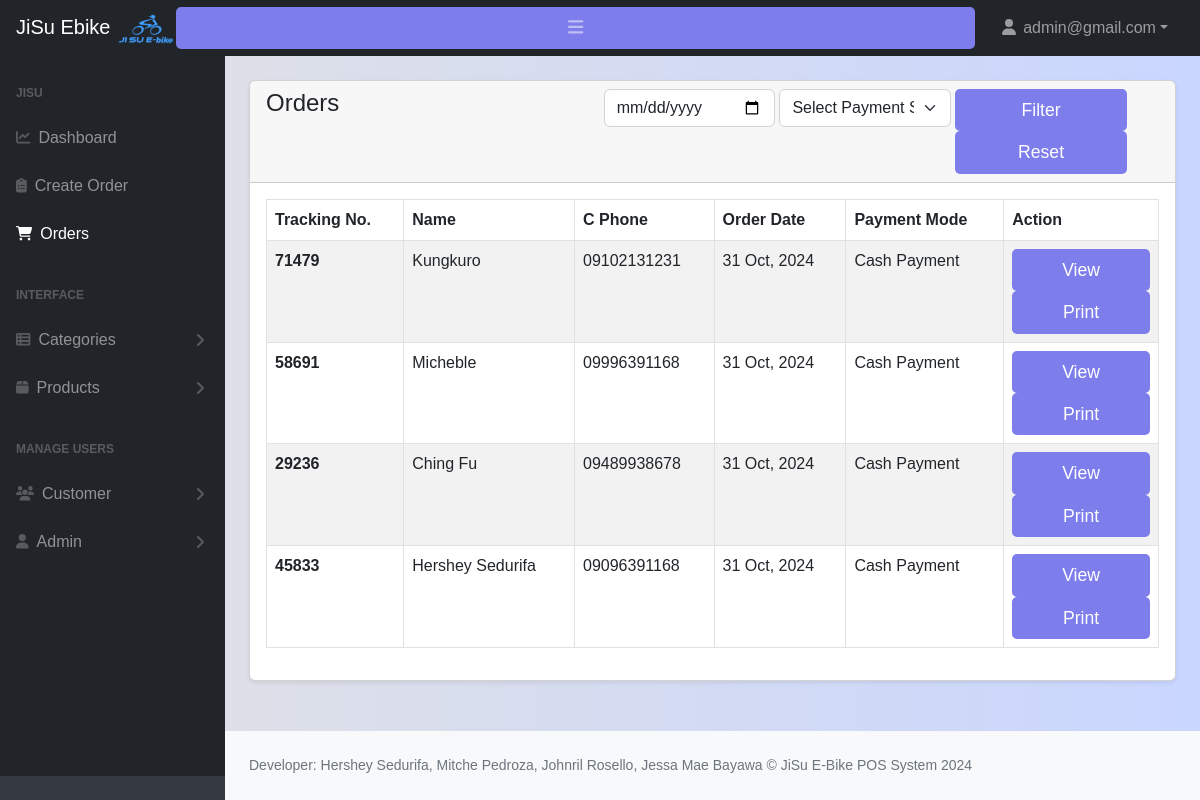
The page /admin/orders.php (signed in) on the database as committed earlier.
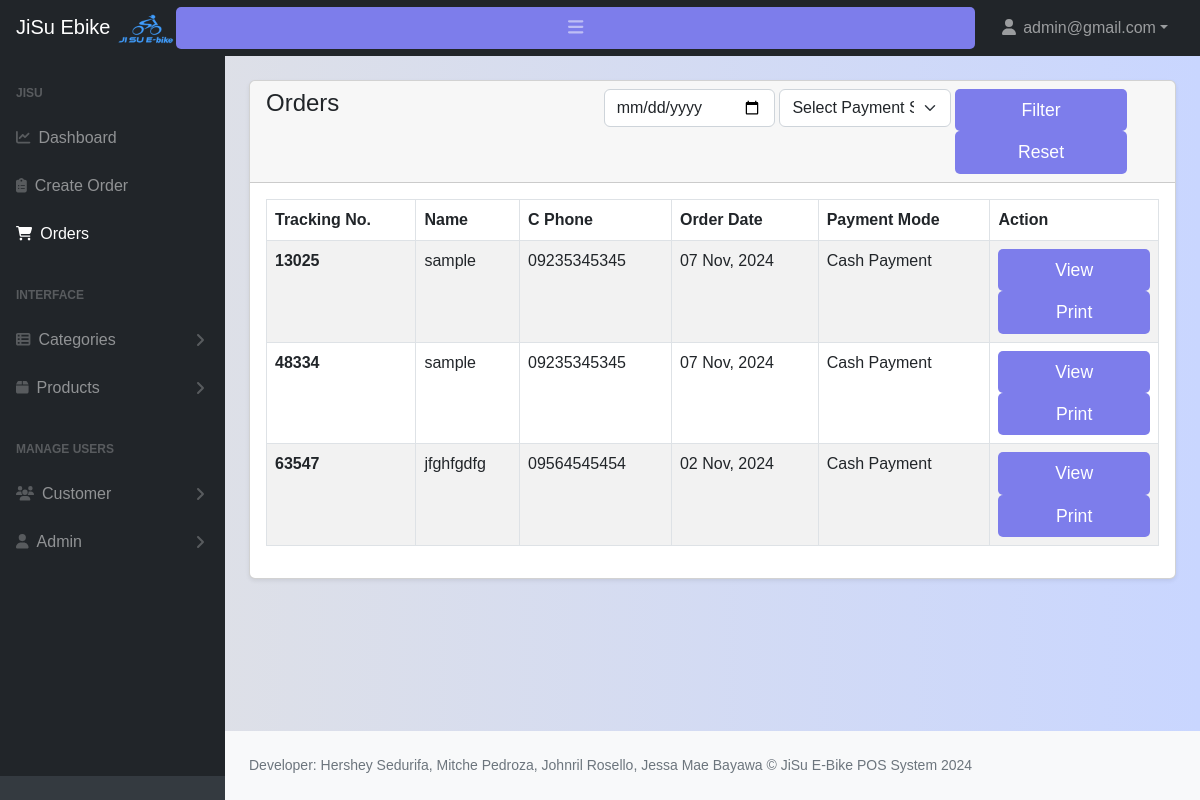
The same page on the database as committed later.
### tables this page shows
CREATE TABLE `orders` (
  `id` int(11) NOT NULL,
  `customer_id` int(11) NOT NULL,
  `tracking_no` varchar(100) NOT NULL,
  `invoice_no` varchar(100) NOT NULL,
  `total_amount` varchar(100) NOT NULL,
  `order_date` date NOT NULL,
  `payment_mode` varchar(100) NOT NULL COMMENT 'cash, online',
  `order_placed_by_id` int(11) NOT NULL
);

CREATE TABLE `customers` (
  `id` int(11) NOT NULL,
  `name` varchar(255) NOT NULL,
  `email` varchar(255) DEFAULT NULL,
  `phone` varchar(255) DEFAULT NULL,
  `status` tinyint(1) NOT NULL DEFAULT 0 COMMENT '0=visible,1=hidden',
  `address` varchar(150) NOT NULL,
  `created_at` date NOT NULL DEFAULT current_timestamp()
);

### admin/orders.php (the view, shortened to what this page needs)
<?php include('includes/header.php'); ?>
<div class="container-fluid px-4">
        <div class="card mt-4 shadow-sm">
          <div class="card-header">
               <div class="row">
                <div class="col-md-4">
                    <h4 class="mb-0">Orders</h4>
                </div>
                <div class="col-md-8">
                    <form action="" method="GET">
                        <div class="row g-1">
                            <div class="col-md-4">
                                <input type="date" class="form-control" name="date" value="<?= isset($_GET['date']) == true ? $_GET['date']:''; ?>"/>
                            </div>
                            <div class="col-md-4">
                                <select name="payment_status" class="form-select">
                                    <option value="">Select Payment Status</option>
                                </select>
                            </div>
                            <div class="col-md-4">
                                <button type="submit" class="btn btn-primary">Filter</button>
                                <a href="orders.php" class="btn btn-danger">Reset</a>
                            </div>
                        </div>
                    </form>
                </div>
             </div>
          </div>
          <div class="card-body">
          <?php
               if(isset($_GET['date']) || isset($_GET['payment_status'])){
                   $orderDate = validate($_GET['date']);
                   $paymentStatus = validate($_GET['payment_status']);
                   if($orderDate != '' && $paymentStatus == ''){
                    $query = "SELECT o.*, c.* FROM orders o, customers c WHERE c.id = o.customer_id AND o.order_date='$orderDate' ORDER BY o.id DESC";
                   }elseif($orderDate == '' && $paymentStatus != ''){
                    $query = "SELECT o.*, c.* FROM orders o, customers c WHERE c.id = o.customer_id AND o.payment_mode='$paymentStatus' ORDER BY o.id DESC";
                }elseif($orderDate != '' && $paymentStatus != ''){
                    $query = "SELECT o.*, c.* FROM orders o, customers c WHERE c.id = o.customer_id AND o.order_date='$orderDate' AND o.payment_mode='$paymentStatus' ORDER BY o.id DESC";
                }else{
                    $query = "SELECT o.*, c.* FROM orders o, customers c WHERE c.id = o.customer_id ORDER BY o.id DESC";
                }
               }else{
                    $query = "SELECT o.*, c.* FROM orders o, customers c WHERE c.id = o.customer_id ORDER BY o.id DESC";
               }
               $orders = mysqli_query($conn, $query);
               if($orders){
                if(mysqli_num_rows($orders) > 0)
                {
                    ?>
                    <table class="table table-striped table-bordered align-items-center justify-content-center">
                        <thead>
                            <tr>
                                <th>Tracking No.</th>
                                <th> Name</th>
                                <th>C Phone</th>
                                <th>Order Date</th>
                                <th>Payment Mode</th>
                                <th>Action</th>
                            </tr>
                        </thead>
                        <tbody>
                            <?php foreach($orders as $orderItem) :?>
                                <tr>
                                    <td  class="fw-bold"><?= $orderItem['tracking_no']; ?></td>
                                    <td><?= $orderItem['name']; ?></td>
                                    <td><?= $orderItem['phone']; ?></td>
                                    <td><?= date('d M, Y', strtotime($orderItem['order_date'])); ?></td>
                                    <td><?= $orderItem['payment_mode']; ?></td>
                                    <td>
                                        <a href="orders-view.php?track=<?= $orderItem['tracking_no']; ?>" class="btn btn-info mb-0 px-2 btn-sm">View</a>
                                        <a href="orders-view-print.php?track=<?= $orderItem['tracking_no']; ?>" class="btn btn-primary mb-0 px-2 btn-sm">Print</a>
                                    </td>
                                </tr>
                            <?php endforeach;?>
                        </tbody>
                    </table>
                    <?php
                }
                else
                {
                    echo "<h5>No Record Available</h5>";
                }
               }
               else
               {
                    echo "<h5>Something Went Wrong</h5>";
               }
           ?>
          </div>
        </div>
     </div>
<?php include('includes/footer.php'); ?>

### admin/includes/header.php (shortened to what this page needs)
<!DOCTYPE html>
<html lang="en">
    <head>
        <link href="https://cdn.jsdelivr.net/npm/simple-datatables@7.1.2/dist/style.min.css" rel="stylesheet" />
        <link href="assets/css/styles.css" rel="stylesheet" />
        <link href="https://cdn.jsdelivr.net/npm/select2@4.1.0-rc.0/dist/css/select2.min.css" rel="stylesheet" />
        <link rel="stylesheet" href="//cdn.jsdelivr.net/npm/alertifyjs@1.14.0/build/css/alertify.min.css"/>
        <link rel="stylesheet" href="//cdn.jsdelivr.net/npm/alertifyjs@1.14.0/build/css/themes/default.min.css"/>
        <link href="assets/css/custom.css" rel="stylesheet" />
    </head>
    <body class="sb-nav-fixed">
    <?php include('navbar.php'); ?>
    <div id="layoutSidenav">
       <?php include('sidebar.php'); ?>
          <div id="layoutSidenav_content">
            <main>

### admin/includes/navbar.php (shortened to what this page needs)
<!DOCTYPE html>
<html lang="en">
<head>
    <link rel="stylesheet" href="https://cdn.jsdelivr.net/npm/sweetalert2@11/dist/sweetalert2.min.css">
    <link rel="stylesheet" href="https://cdnjs.cloudflare.com/ajax/libs/font-awesome/6.5.1/css/all.min.css">
    <link rel="stylesheet" href="style.css">
</head>
<body>
    <nav class="sb-topnav navbar navbar-expand navbar-dark bg-dark">
        <a class="navbar-brand ps-3">JiSu Ebike
            <img src="assets/img/logo.fb51b8e1.png" alt="Brand Icon" style="height: 30px;">
        </a>
        <button class="btn btn-link btn-sm order-1 order-lg-0 me-4 me-lg-0" id="sidebarToggle" href="#!"><i class="fas fa-bars"></i></button>
        <ul class="navbar-nav ms-auto ms-md-0 me-3 me-lg-4 text-white">
            <li class="nav-item dropdown">
                <a class="nav-link dropdown-toggle" id="navbarDropdown" href="#" role="button" data-bs-toggle="dropdown" aria-expanded="false"><i class="fas fa-user fa-fw"></i>  <?php echo htmlspecialchars($_SESSION['loggedInUser']['email'] ?? ''); ?></a>
            </li>
        </ul>
    </nav>
</body>
</html>

### admin/includes/sidebar.php (shortened to what this page needs)
<?php
    $page = substr($_SERVER['SCRIPT_NAME'], strrpos($_SERVER['SCRIPT_NAME'], "/") + 1);
?>
<div id="layoutSidenav_nav">
    <nav class="sb-sidenav accordion sb-sidenav-dark" id="sidenavAccordion">
        <div class="sb-sidenav-menu">
            <div class="nav">
                <div class="sb-sidenav-menu-heading">JISU</div>
                <a class="nav-link <?= $page == 'index.php' ? 'active' : ''; ?>" href="index.php">
                    <div class="sb-nav-link-icon"><i class="fas fa-chart-line"></i></div>
                    Dashboard
                </a>
                <a class="nav-link <?= $page == 'order-create.php' ? 'active' : ''; ?>" href="order-create.php">
                    <div class="sb-nav-link-icon"><i class="fas fa-clipboard-list"></i></div>
                    Create Order
                </a>
                <a class="nav-link <?= $page == 'orders.php' ? 'active' : ''; ?>" href="orders.php">
                    <div class="sb-nav-link-icon"><i class="fas fa-shopping-cart"></i></div>
                    Orders
                </a>
                <div class="sb-sidenav-menu-heading">Interface</div>
                <a class="nav-link <?= ($page == 'categories-create.php') || ($page == 'categories.php') ? 'collapse active' : 'collapsed'; ?>"
                   href="#" data-bs-toggle="collapse" data-bs-target="#collapseCategory"
                   aria-expanded="false" aria-controls="collapseCategory">
                    <div class="sb-nav-link-icon"><i class="fas fa-th-list"></i></div>
                    Categories
                    <div class="sb-sidenav-collapse-arrow"><i class="fas fa-angle-down"></i></div>
                </a>
                <a class="nav-link <?= ($page == 'products-create.php') || ($page == 'products.php') ? 'collapse active' : 'collapsed'; ?>"
                   href="#" data-bs-toggle="collapse" data-bs-target="#collapseProduct"
                   aria-expanded="false" aria-controls="collapseProduct">
                    <div class="sb-nav-link-icon"><i class="fas fa-box"></i></div>
                    Products
                    <div class="sb-sidenav-collapse-arrow"><i class="fas fa-angle-down"></i></div>
                </a>
                <div class="sb-sidenav-menu-heading">Manage Users</div>
                <a class="nav-link collapsed" href="#" data-bs-toggle="collapse" data-bs-target="#collapseCustomer"
                   aria-expanded="false" aria-controls="collapseCustomer">
                    <div class="sb-nav-link-icon"><i class="fas fa-users"></i></div>
                    Customer
                    <div class="sb-sidenav-collapse-arrow"><i class="fas fa-angle-down"></i></div>
                </a>
                <a class="nav-link collapsed" href="#" data-bs-toggle="collapse" data-bs-target="#collapseAdmins"
                   aria-expanded="false" aria-controls="collapseAdmins">
                    <div class="sb-nav-link-icon"><i class="fas fa-user"></i></div>
                    Admin
                    <div class="sb-sidenav-collapse-arrow"><i class="fas fa-angle-down"></i></div>
                </a>
            </div>
        </div>
        <div class="sb-sidenav-footer">
        </div>
    </nav>
</div>

### admin/includes/footer.php (shortened to what this page needs)
</main>
<footer class="py-4 bg-light mt-auto">
    <div class="container-fluid px-4">
        <div class="d-flex align-items-center justify-content-between small">
            <div class="text-muted">Developer: Hershey Sedurifa,  Mitche Pedroza, Johnril Rosello, Jessa Mae Bayawa
                &copy; JiSu E-Bike POS System 2024</div>
        </div>
    </div>
</footer>
</div>
</div>
  </body>
</html>

### customer/style.css (style rules this page uses)
* { margin:0; padding:0; box-sizing:border-box; font-family:"poppins",sans-serif; }
body { background-color: #c9d6ff; background:linear-gradient(to right,#e2e2e2,#c9d6ff); }
form { margin:0 2rem; }
input { color:inherit; width:100%; background-color:transparent; border:none; border-bottom:1px solid #757575; padding-left:1.5rem; font-size:15px; }
input::placeholder { color:transparent; }
.btn { font-size:1.1rem; padding:8px 0; border-radius:5px; outline:none; border:none; width:100%; background:rgb(125,125,235); color:white; cursor:pointer; transition:0.9s; }
button { color:rgb(125,125,235); border:none; background-color:transparent; font-size:1rem; font-weight:bold; }

Rows that differ between the two databases and show on the page:
removed orders: tracking_no "71479", customer.name "Kungkuro", customer.phone "09102131231", order_date "31 Oct, 2024", payment_mode "Cash Payment"
removed orders: tracking_no "58691", customer.name "Micheble", customer.phone "09996391168", order_date "31 Oct, 2024", payment_mode "Cash Payment"
removed orders: tracking_no "29236", customer.name "Ching Fu", customer.phone "09489938678", order_date "31 Oct, 2024", payment_mode "Cash Payment"
removed orders: tracking_no "45833", customer.name "Hershey Sedurifa", customer.phone "09096391168", order_date "31 Oct, 2024", payment_mode "Cash Payment"
added orders: tracking_no "13025", customer.name "sample", customer.phone "09235345345", order_date "07 Nov, 2024", payment_mode "Cash Payment"
added orders: tracking_no "48334", customer.name "sample", customer.phone "09235345345", order_date "07 Nov, 2024", payment_mode "Cash Payment"
added orders: tracking_no "63547", customer.name "jfghfgdfg", customer.phone "09564545454", order_date "02 Nov, 2024", payment_mode "Cash Payment"
